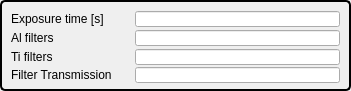
  <widget class="QGroupBox" name="groupBox_2">
   <property name="geometry">
    <rect>
     <x>10</x>
     <y>280</y>
     <width>351</width>
     <height>91</height>
    </rect>
   </property>
   <property name="sizePolicy">
    <sizepolicy hsizetype="Expanding" vsizetype="Expanding">
     <horstretch>0</horstretch>
     <verstretch>0</verstretch>
    </sizepolicy>
   </property>
   <property name="font">
    <font>
     <pointsize>10</pointsize>
     <weight>75</weight>
     <bold>true</bold>
    </font>
   </property>
   <property name="styleSheet">
    <string notr="true">QGroupBox { 
     border: 2px solid black; 
     border-radius: 5px; 
 } </string>
   </property>
   <property name="title">
    <string/>
   </property>
   <widget class="QLabel" name="label_7">
    <property name="geometry">
     <rect>
      <x>11</x>
      <y>11</y>
      <width>110</width>
      <height>16</height>
     </rect>
    </property>
    <property name="sizePolicy">
     <sizepolicy hsizetype="Expanding" vsizetype="Expanding">
      <horstretch>0</horstretch>
      <verstretch>0</verstretch>
     </sizepolicy>
    </property>
    <property name="text">
     <string>Exposure time [s]</string>
    </property>
   </widget>
   <widget class="caTextEntry" name="catextentry_47">
    <property name="geometry">
     <rect>
      <x>135</x>
      <y>11</y>
      <width>205</width>
      <height>16</height>
     </rect>
    </property>
    <property name="sizePolicy">
     <sizepolicy hsizetype="Expanding" vsizetype="Expanding">
      <horstretch>0</horstretch>
      <verstretch>0</verstretch>
     </sizepolicy>
    </property>
    <property name="channel" stdset="0">
     <string notr="true">9idcLAX:USAXS_Img:ExposureTime</string>
    </property>
    <property name="background">
     <color>
      <red>115</red>
      <green>215</green>
      <blue>253</blue>
     </color>
    </property>
    <property name="colorMode">
     <enum>caLineEdit::Static</enum>
    </property>
   </widget>
   <widget class="QLabel" name="label_15">
    <property name="geometry">
     <rect>
      <x>11</x>
      <y>30</y>
      <width>50</width>
      <height>16</height>
     </rect>
    </property>
    <property name="sizePolicy">
     <sizepolicy hsizetype="Expanding" vsizetype="Expanding">
      <horstretch>0</horstretch>
      <verstretch>0</verstretch>
     </sizepolicy>
    </property>
    <property name="text">
     <string>Al filters</string>
    </property>
   </widget>
   <widget class="caTextEntry" name="catextentry_48">
    <property name="geometry">
     <rect>
      <x>135</x>
      <y>30</y>
      <width>205</width>
      <height>16</height>
     </rect>
    </property>
    <property name="sizePolicy">
     <sizepolicy hsizetype="Expanding" vsizetype="Expanding">
      <horstretch>0</horstretch>
      <verstretch>0</verstretch>
     </sizepolicy>
    </property>
    <property name="channel" stdset="0">
     <string notr="true">9idcLAX:USAXS_Img:Img_Al_Filters</string>
    </property>
    <property name="background">
     <color>
      <red>115</red>
      <green>215</green>
      <blue>253</blue>
     </color>
    </property>
    <property name="colorMode">
     <enum>caLineEdit::Static</enum>
    </property>
   </widget>
   <widget class="QLabel" name="label_17">
    <property name="geometry">
     <rect>
      <x>11</x>
      <y>49</y>
      <width>49</width>
      <height>16</height>
     </rect>
    </property>
    <property name="sizePolicy">
     <sizepolicy hsizetype="Expanding" vsizetype="Expanding">
      <horstretch>0</horstretch>
      <verstretch>0</verstretch>
     </sizepolicy>
    </property>
    <property name="text">
     <string>Ti filters</string>
    </property>
   </widget>
   <widget class="caTextEntry" name="catextentry_49">
    <property name="geometry">
     <rect>
      <x>135</x>
      <y>49</y>
      <width>205</width>
      <height>16</height>
     </rect>
    </property>
    <property name="sizePolicy">
     <sizepolicy hsizetype="Expanding" vsizetype="Expanding">
      <horstretch>0</horstretch>
      <verstretch>0</verstretch>
     </sizepolicy>
    </property>
    <property name="channel" stdset="0">
     <string notr="true">9idcLAX:USAXS_Img:Img_Ti_Filters</string>
    </property>
    <property name="background">
     <color>
      <red>115</red>
      <green>215</green>
      <blue>253</blue>
     </color>
    </property>
    <property name="colorMode">
     <enum>caLineEdit::Static</enum>
    </property>
   </widget>
   <widget class="QLabel" name="label_16">
    <property name="geometry">
     <rect>
      <x>11</x>
      <y>67</y>
      <width>118</width>
      <height>16</height>
     </rect>
    </property>
    <property name="sizePolicy">
     <sizepolicy hsizetype="Expanding" vsizetype="Expanding">
      <horstretch>0</horstretch>
      <verstretch>0</verstretch>
     </sizepolicy>
    </property>
    <property name="text">
     <string>&lt;html&gt;&lt;head/&gt;&lt;body&gt;&lt;p&gt;Filter Transmission &lt;/p&gt;&lt;/body&gt;&lt;/html&gt;</string>
    </property>
   </widget>
   <widget class="caTextEntry" name="catextentry_50">
    <property name="geometry">
     <rect>
      <x>135</x>
      <y>67</y>
      <width>205</width>
      <height>16</height>
     </rect>
    </property>
    <property name="sizePolicy">
     <sizepolicy hsizetype="Expanding" vsizetype="Expanding">
      <horstretch>0</horstretch>
      <verstretch>0</verstretch>
     </sizepolicy>
    </property>
    <property name="channel" stdset="0">
     <string notr="true">9idcLAX:USAXS_Img:Img_FilterTransmission</string>
    </property>
    <property name="background">
     <color>
      <red>115</red>
      <green>215</green>
      <blue>253</blue>
     </color>
    </property>
    <property name="colorMode">
     <enum>caLineEdit::Static</enum>
    </property>
   </widget>
   <zorder>label_7</zorder>
   <zorder>label_15</zorder>
   <zorder>label_17</zorder>
   <zorder>label_16</zorder>
   <zorder>catextentry_50</zorder>
   <zorder>catextentry_47</zorder>
   <zorder>catextentry_48</zorder>
   <zorder>catextentry_49</zorder>
  </widget>
